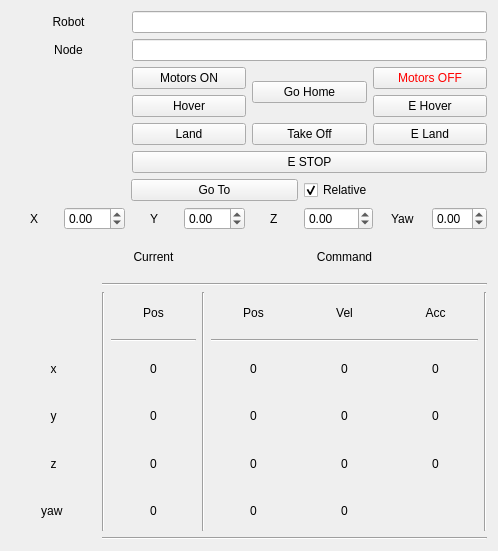
<?xml version="1.0" encoding="UTF-8"?>
<ui version="4.0">
 <class>MavManagerWidget</class>
 <widget class="QWidget" name="MavManagerWidget">
  <property name="geometry">
   <rect>
    <x>0</x>
    <y>0</y>
    <width>498</width>
    <height>551</height>
   </rect>
  </property>
  <property name="windowTitle">
   <string>Quadrotor Steering</string>
  </property>
  <layout class="QGridLayout" name="gridLayout">
   <item row="1" column="0">
    <layout class="QVBoxLayout" name="verticalLayout">
     <item>
      <layout class="QGridLayout" name="gridLayout_5">
       <item row="1" column="3">
        <widget class="QDoubleSpinBox" name="y_doubleSpinBox_2">
         <property name="minimum">
          <double>-50.000000000000000</double>
         </property>
         <property name="maximum">
          <double>50.000000000000000</double>
         </property>
         <property name="singleStep">
          <double>0.100000000000000</double>
         </property>
        </widget>
       </item>
       <item row="1" column="2" alignment="Qt::AlignHCenter">
        <widget class="QLabel" name="label_y_2">
         <property name="text">
          <string>Y</string>
         </property>
        </widget>
       </item>
       <item row="1" column="4" alignment="Qt::AlignHCenter">
        <widget class="QLabel" name="label_z_2">
         <property name="text">
          <string>Z</string>
         </property>
        </widget>
       </item>
       <item row="1" column="0" alignment="Qt::AlignHCenter">
        <widget class="QLabel" name="label_x_2">
         <property name="text">
          <string>X</string>
         </property>
        </widget>
       </item>
       <item row="1" column="1">
        <widget class="QDoubleSpinBox" name="x_doubleSpinBox_2">
         <property name="minimum">
          <double>-50.000000000000000</double>
         </property>
         <property name="maximum">
          <double>50.000000000000000</double>
         </property>
         <property name="singleStep">
          <double>0.100000000000000</double>
         </property>
        </widget>
       </item>
       <item row="1" column="5">
        <widget class="QDoubleSpinBox" name="z_doubleSpinBox_2">
         <property name="minimum">
          <double>-50.000000000000000</double>
         </property>
         <property name="maximum">
          <double>50.000000000000000</double>
         </property>
         <property name="singleStep">
          <double>0.100000000000000</double>
         </property>
        </widget>
       </item>
       <item row="1" column="6" alignment="Qt::AlignHCenter">
        <widget class="QLabel" name="label_yaw_2">
         <property name="text">
          <string>Yaw</string>
         </property>
        </widget>
       </item>
       <item row="0" column="5">
        <widget class="QCheckBox" name="relative_checkbox">
         <property name="text">
          <string>Relative</string>
         </property>
         <property name="checked">
          <bool>true</bool>
         </property>
        </widget>
       </item>
       <item row="1" column="7">
        <widget class="QDoubleSpinBox" name="yaw_doubleSpinBox_2">
         <property name="minimum">
          <double>-3.140000000000000</double>
         </property>
         <property name="maximum">
          <double>3.140000000000000</double>
         </property>
         <property name="singleStep">
          <double>0.100000000000000</double>
         </property>
        </widget>
       </item>
       <item row="0" column="2" colspan="3">
        <widget class="QPushButton" name="goto_push_button">
         <property name="text">
          <string>Go To</string>
         </property>
        </widget>
       </item>
      </layout>
     </item>
     <item>
      <layout class="QGridLayout" name="gridLayout_4">
       <item row="17" column="1" colspan="7">
        <widget class="Line" name="line_4">
         <property name="orientation">
          <enum>Qt::Horizontal</enum>
         </property>
        </widget>
       </item>
       <item row="16" column="4">
        <widget class="QLabel" name="command_yaw_data">
         <property name="text">
          <string>0</string>
         </property>
         <property name="alignment">
          <set>Qt::AlignCenter</set>
         </property>
        </widget>
       </item>
       <item row="11" column="7" rowspan="6">
        <widget class="Line" name="line_7">
         <property name="orientation">
          <enum>Qt::Vertical</enum>
         </property>
        </widget>
       </item>
       <item row="15" column="0">
        <widget class="QLabel" name="command_z_label">
         <property name="text">
          <string>z</string>
         </property>
         <property name="alignment">
          <set>Qt::AlignCenter</set>
         </property>
        </widget>
       </item>
       <item row="11" column="1" rowspan="6">
        <widget class="Line" name="line_2">
         <property name="orientation">
          <enum>Qt::Vertical</enum>
         </property>
        </widget>
       </item>
       <item row="6" column="0">
        <spacer name="horizontalSpacer_17">
         <property name="orientation">
          <enum>Qt::Horizontal</enum>
         </property>
         <property name="sizeType">
          <enum>QSizePolicy::Maximum</enum>
         </property>
         <property name="sizeHint" stdset="0">
          <size>
           <width>50</width>
           <height>20</height>
          </size>
         </property>
        </spacer>
       </item>
       <item row="16" column="5">
        <widget class="QLabel" name="command_yaw_dot_data">
         <property name="text">
          <string>0</string>
         </property>
         <property name="alignment">
          <set>Qt::AlignCenter</set>
         </property>
        </widget>
       </item>
       <item row="6" column="2">
        <widget class="QLabel" name="current_label">
         <property name="text">
          <string>Current</string>
         </property>
         <property name="alignment">
          <set>Qt::AlignCenter</set>
         </property>
        </widget>
       </item>
       <item row="11" column="3" rowspan="6">
        <widget class="Line" name="line_3">
         <property name="orientation">
          <enum>Qt::Vertical</enum>
         </property>
        </widget>
       </item>
       <item row="15" column="6">
        <widget class="QLabel" name="command_acc_z_data">
         <property name="text">
          <string>0</string>
         </property>
         <property name="alignment">
          <set>Qt::AlignCenter</set>
         </property>
        </widget>
       </item>
       <item row="11" column="5">
        <widget class="QLabel" name="command_vel_label">
         <property name="text">
          <string>Vel</string>
         </property>
         <property name="alignment">
          <set>Qt::AlignCenter</set>
         </property>
        </widget>
       </item>
       <item row="16" column="2">
        <widget class="QLabel" name="odom_yaw_data">
         <property name="text">
          <string>0</string>
         </property>
         <property name="alignment">
          <set>Qt::AlignCenter</set>
         </property>
        </widget>
       </item>
       <item row="14" column="5">
        <widget class="QLabel" name="command_vel_y_data">
         <property name="text">
          <string>0</string>
         </property>
         <property name="alignment">
          <set>Qt::AlignCenter</set>
         </property>
        </widget>
       </item>
       <item row="15" column="5">
        <widget class="QLabel" name="command_vel_z_data">
         <property name="text">
          <string>0</string>
         </property>
         <property name="alignment">
          <set>Qt::AlignCenter</set>
         </property>
        </widget>
       </item>
       <item row="11" column="2">
        <widget class="QLabel" name="current_pos_label">
         <property name="text">
          <string>Pos</string>
         </property>
         <property name="alignment">
          <set>Qt::AlignCenter</set>
         </property>
        </widget>
       </item>
       <item row="12" column="4" colspan="3">
        <widget class="Line" name="line_6">
         <property name="orientation">
          <enum>Qt::Horizontal</enum>
         </property>
        </widget>
       </item>
       <item row="6" column="4" colspan="3">
        <widget class="QLabel" name="command_label">
         <property name="text">
          <string>Command</string>
         </property>
         <property name="alignment">
          <set>Qt::AlignCenter</set>
         </property>
        </widget>
       </item>
       <item row="14" column="6">
        <widget class="QLabel" name="command_acc_y_data">
         <property name="text">
          <string>0</string>
         </property>
         <property name="alignment">
          <set>Qt::AlignCenter</set>
         </property>
        </widget>
       </item>
       <item row="13" column="4">
        <widget class="QLabel" name="command_pos_x_data">
         <property name="text">
          <string>0</string>
         </property>
         <property name="alignment">
          <set>Qt::AlignCenter</set>
         </property>
        </widget>
       </item>
       <item row="16" column="0">
        <widget class="QLabel" name="command_yaw_label">
         <property name="text">
          <string>yaw </string>
         </property>
         <property name="alignment">
          <set>Qt::AlignCenter</set>
         </property>
        </widget>
       </item>
       <item row="13" column="6">
        <widget class="QLabel" name="command_acc_x_data">
         <property name="text">
          <string>0</string>
         </property>
         <property name="alignment">
          <set>Qt::AlignCenter</set>
         </property>
        </widget>
       </item>
       <item row="14" column="0">
        <widget class="QLabel" name="command_y_label">
         <property name="text">
          <string>y</string>
         </property>
         <property name="alignment">
          <set>Qt::AlignCenter</set>
         </property>
        </widget>
       </item>
       <item row="15" column="2">
        <widget class="QLabel" name="odom_z_data">
         <property name="text">
          <string>0</string>
         </property>
         <property name="alignment">
          <set>Qt::AlignCenter</set>
         </property>
        </widget>
       </item>
       <item row="13" column="0">
        <widget class="QLabel" name="command_x_label">
         <property name="text">
          <string>x</string>
         </property>
         <property name="alignment">
          <set>Qt::AlignCenter</set>
         </property>
        </widget>
       </item>
       <item row="11" column="4">
        <widget class="QLabel" name="command_pos_label">
         <property name="text">
          <string>Pos</string>
         </property>
         <property name="alignment">
          <set>Qt::AlignCenter</set>
         </property>
        </widget>
       </item>
       <item row="12" column="2">
        <widget class="Line" name="line_5">
         <property name="orientation">
          <enum>Qt::Horizontal</enum>
         </property>
        </widget>
       </item>
       <item row="7" column="1" colspan="7">
        <widget class="Line" name="line">
         <property name="orientation">
          <enum>Qt::Horizontal</enum>
         </property>
        </widget>
       </item>
       <item row="13" column="2">
        <widget class="QLabel" name="odom_x_data">
         <property name="text">
          <string>0</string>
         </property>
         <property name="alignment">
          <set>Qt::AlignCenter</set>
         </property>
        </widget>
       </item>
       <item row="15" column="4">
        <widget class="QLabel" name="command_pos_z_data">
         <property name="text">
          <string>0</string>
         </property>
         <property name="alignment">
          <set>Qt::AlignCenter</set>
         </property>
        </widget>
       </item>
       <item row="14" column="4">
        <widget class="QLabel" name="command_pos_y_data">
         <property name="text">
          <string>0</string>
         </property>
         <property name="alignment">
          <set>Qt::AlignCenter</set>
         </property>
        </widget>
       </item>
       <item row="13" column="5">
        <widget class="QLabel" name="command_vel_x_data">
         <property name="text">
          <string>0</string>
         </property>
         <property name="alignment">
          <set>Qt::AlignCenter</set>
         </property>
        </widget>
       </item>
       <item row="14" column="2">
        <widget class="QLabel" name="odom_y_data">
         <property name="text">
          <string>0</string>
         </property>
         <property name="alignment">
          <set>Qt::AlignCenter</set>
         </property>
        </widget>
       </item>
       <item row="11" column="6">
        <widget class="QLabel" name="command_acc_label">
         <property name="text">
          <string>Acc</string>
         </property>
         <property name="alignment">
          <set>Qt::AlignCenter</set>
         </property>
        </widget>
       </item>
      </layout>
     </item>
    </layout>
   </item>
   <item row="0" column="0">
    <layout class="QGridLayout" name="gridLayout_2">
     <item row="4" column="1">
      <widget class="QPushButton" name="land_push_button">
       <property name="text">
        <string>Land</string>
       </property>
      </widget>
     </item>
     <item row="4" column="3">
      <widget class="QPushButton" name="eland_push_button">
       <property name="text">
        <string>E Land</string>
       </property>
      </widget>
     </item>
     <item row="1" column="0">
      <widget class="QLabel" name="label">
       <property name="text">
        <string>Node</string>
       </property>
       <property name="alignment">
        <set>Qt::AlignCenter</set>
       </property>
      </widget>
     </item>
     <item row="3" column="1">
      <widget class="QPushButton" name="hover_push_button">
       <property name="text">
        <string>Hover</string>
       </property>
      </widget>
     </item>
     <item row="4" column="2">
      <widget class="QPushButton" name="takeoff_push_button">
       <property name="text">
        <string>Take Off</string>
       </property>
      </widget>
     </item>
     <item row="2" column="3">
      <widget class="QPushButton" name="motors_off_push_button">
       <property name="styleSheet">
        <string notr="true">color: rgb(255, 0, 0);</string>
       </property>
       <property name="text">
        <string>Motors OFF</string>
       </property>
      </widget>
     </item>
     <item row="1" column="1" colspan="3">
      <widget class="QLineEdit" name="node_name_line_edit"/>
     </item>
     <item row="2" column="1">
      <widget class="QPushButton" name="motors_on_push_button">
       <property name="text">
        <string>Motors ON</string>
       </property>
      </widget>
     </item>
     <item row="5" column="1" colspan="3">
      <widget class="QPushButton" name="estop_push_button">
       <property name="sizePolicy">
        <sizepolicy hsizetype="Minimum" vsizetype="Maximum">
         <horstretch>0</horstretch>
         <verstretch>0</verstretch>
        </sizepolicy>
       </property>
       <property name="text">
        <string>E STOP</string>
       </property>
      </widget>
     </item>
     <item row="2" column="2" rowspan="2">
      <widget class="QPushButton" name="gohome_push_button">
       <property name="text">
        <string>Go Home</string>
       </property>
      </widget>
     </item>
     <item row="0" column="0">
      <widget class="QLabel" name="label_2">
       <property name="text">
        <string>Robot</string>
       </property>
       <property name="alignment">
        <set>Qt::AlignCenter</set>
       </property>
      </widget>
     </item>
     <item row="0" column="1" colspan="3">
      <widget class="QLineEdit" name="robot_name_line_edit"/>
     </item>
     <item row="3" column="3">
      <widget class="QPushButton" name="ehover_push_button">
       <property name="text">
        <string>E Hover</string>
       </property>
      </widget>
     </item>
    </layout>
   </item>
  </layout>
 </widget>
 <resources/>
 <connections/>
</ui>
